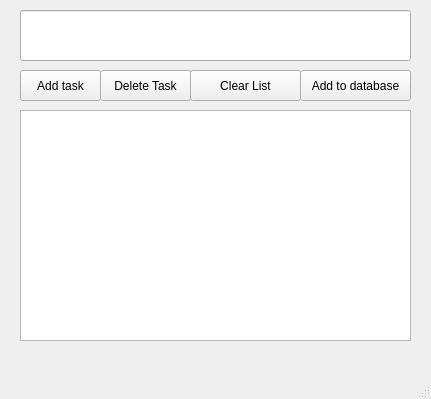
<?xml version="1.0" encoding="UTF-8"?>
<ui version="4.0">
 <class>ToDolist</class>
 <widget class="QMainWindow" name="ToDolist">
  <property name="geometry">
   <rect>
    <x>0</x>
    <y>0</y>
    <width>431</width>
    <height>399</height>
   </rect>
  </property>
  <property name="windowTitle">
   <string>MainWindow</string>
  </property>
  <widget class="QWidget" name="centralwidget">
   <widget class="QPushButton" name="List_item_pb">
    <property name="geometry">
     <rect>
      <x>20</x>
      <y>70</y>
      <width>81</width>
      <height>31</height>
     </rect>
    </property>
    <property name="text">
     <string>Add task</string>
    </property>
   </widget>
   <widget class="QPushButton" name="Delete_item_pb">
    <property name="geometry">
     <rect>
      <x>100</x>
      <y>70</y>
      <width>91</width>
      <height>31</height>
     </rect>
    </property>
    <property name="text">
     <string>Delete Task</string>
    </property>
   </widget>
   <widget class="QPushButton" name="Clear_list_pb">
    <property name="geometry">
     <rect>
      <x>190</x>
      <y>70</y>
      <width>111</width>
      <height>31</height>
     </rect>
    </property>
    <property name="text">
     <string>Clear List</string>
    </property>
    <property name="checkable">
     <bool>false</bool>
    </property>
   </widget>
   <widget class="QLineEdit" name="Add_item">
    <property name="geometry">
     <rect>
      <x>20</x>
      <y>10</y>
      <width>391</width>
      <height>51</height>
     </rect>
    </property>
   </widget>
   <widget class="QListWidget" name="mylist_listWidget">
    <property name="geometry">
     <rect>
      <x>20</x>
      <y>110</y>
      <width>391</width>
      <height>231</height>
     </rect>
    </property>
   </widget>
   <widget class="QPushButton" name="add_to_db_pb">
    <property name="geometry">
     <rect>
      <x>300</x>
      <y>70</y>
      <width>111</width>
      <height>31</height>
     </rect>
    </property>
    <property name="text">
     <string>Add to database</string>
    </property>
    <property name="checkable">
     <bool>false</bool>
    </property>
   </widget>
  </widget>
  <widget class="QMenuBar" name="menubar">
   <property name="geometry">
    <rect>
     <x>0</x>
     <y>0</y>
     <width>431</width>
     <height>26</height>
    </rect>
   </property>
  </widget>
  <widget class="QStatusBar" name="statusbar"/>
 </widget>
 <resources/>
 <connections/>
</ui>
